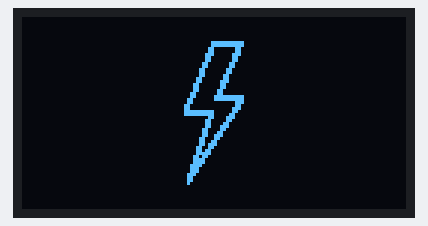
Recording of a sketch running on a simulated Arduino Uno, built with avr-gcc and run on an emulated ATmega328P. On the bench: 128×64 one-colour display.

Above: at 1.07 s.

The sketch:

lightning_bolt_amnimation.ino
```cpp
#include <Adafruit_GFX.h>
#include <Adafruit_SSD1306.h>

#define SCREEN_I2C_ADDR 0x3D // or 0x3C
#define SCREEN_WIDTH 128     // OLED display width, in pixels
#define SCREEN_HEIGHT 64     // OLED display height, in pixels
#define OLED_RST_PIN -1      // Reset pin (-1 if not available)

Adafruit_SSD1306 display(128, 64, &Wire, OLED_RST_PIN);

// OLED Animation: lightning bolt weather
// Code auto-generated by https://wokwi.com/animator, graphics by icons8.com

#define FRAME_DELAY (42)
#define FRAME_WIDTH (48)
#define FRAME_HEIGHT (48)
#define FRAME_COUNT (sizeof(frames) / sizeof(frames[0]))
const byte PROGMEM frames[][288] = {
  {0,0,1,255,192,0,0,0,1,255,192,0,0,0,0,0,0,0,0,0,0,0,0,0,0,0,0,0,0,0,0,0,0,0,0,0,0,0,0,0,0,0,0,0,0,0,0,0,0,0,0,0,0,0,0,0,0,0,0,0,0,0,0,0,0,0,0,0,0,0,0,0,0,0,0,0,0,0,0,0,0,0,0,0,0,0,0,0,0,0,0,0,0,0,0,0,0,0,0,0,0,0,0,0,0,0,0,0,0,0,0,0,0,0,0,0,0,0,0,0,0,0,0,0,0,0,0,0,0,0,0,0,0,0,0,0,0,0,0,0,0,0,0,0,0,0,0,0,0,0,0,0,0,0,0,0,0,0,0,0,0,0,0,0,0,0,0,0,0,0,0,0,0,0,0,0,0,0,0,0,0,0,0,0,0,0,0,0,0,0,0,0,0,0,0,0,0,0,0,0,0,0,0,0,0,0,0,0,0,0,0,0,0,0,0,0,0,0,0,0,0,0,0,0,0,0,0,0,0,0,0,0,0,0,0,0,0,0,0,0,0,0,0,0,0,0,0,0,0,0,0,0,0,0,0,0,0,0,0,0,0,0,0,0,0,0,0,0,0,0,0,0,0,0,0,0,0,0,0,0,0,0,0,0,0,0,0,0},
  {0,0,1,255,192,0,0,0,1,255,192,0,0,0,0,0,0,0,0,0,0,0,0,0,0,0,0,0,0,0,0,0,0,0,0,0,0,0,0,0,0,0,0,0,0,0,0,0,0,0,0,0,0,0,0,0,0,0,0,0,0,0,0,0,0,0,0,0,0,0,0,0,0,0,0,0,0,0,0,0,0,0,0,0,0,0,0,0,0,0,0,0,0,0,0,0,0,0,0,0,0,0,0,0,0,0,0,0,0,0,0,0,0,0,0,0,0,0,0,0,0,0,0,0,0,0,0,0,0,0,0,0,0,0,0,0,0,0,0,0,0,0,0,0,0,0,0,0,0,0,0,0,0,0,0,0,0,0,0,0,0,0,0,0,0,0,0,0,0,0,0,0,0,0,0,0,0,0,0,0,0,0,0,0,0,0,0,0,0,0,0,0,0,0,0,0,0,0,0,0,0,0,0,0,0,0,0,0,0,0,0,0,0,0,0,0,0,0,0,0,0,0,0,0,0,0,0,0,0,0,0,0,0,0,0,0,0,0,0,0,0,0,0,0,0,0,0,0,0,0,0,0,0,0,0,0,0,0,0,0,0,0,0,0,0,0,0,0,0,0,0,0,0,0,0,0,0,0,0,0,0,0,0,0,0,0,0,0},
  {0,0,1,255,192,0,0,0,1,255,192,0,0,0,0,0,0,0,0,0,0,0,0,0,0,0,0,0,0,0,0,0,0,0,0,0,0,0,0,0,0,0,0,0,0,0,0,0,0,0,0,0,0,0,0,0,0,0,0,0,0,0,0,0,0,0,0,0,0,0,0,0,0,0,0,0,0,0,0,0,0,0,0,0,0,0,0,0,0,0,0,0,0,0,0,0,0,0,0,0,0,0,0,0,0,0,0,0,0,0,0,0,0,0,0,0,0,0,0,0,0,0,0,0,0,0,0,0,0,0,0,0,0,0,0,0,0,0,0,0,0,0,0,0,0,0,0,0,0,0,0,0,0,0,0,0,0,0,0,0,0,0,0,0,0,0,0,0,0,0,0,0,0,0,0,0,0,0,0,0,0,0,0,0,0,0,0,0,0,0,0,0,0,0,0,0,0,0,0,0,0,0,0,0,0,0,0,0,0,0,0,0,0,0,0,0,0,0,0,0,0,0,0,0,0,0,0,0,0,0,0,0,0,0,0,0,0,0,0,0,0,0,0,0,0,0,0,0,0,0,0,0,0,0,0,0,0,0,0,0,0,0,0,0,0,0,0,0,0,0,0,0,0,0,0,0,0,0,0,0,0,0,0,0,0,0,0,0},
  {0,0,0,0,0,0,0,0,0,60,0,0,0,0,0,63,240,0,0,0,0,56,240,0,0,0,0,24,96,0,0,0,0,24,224,0,0,0,0,12,192,0,0,0,0,15,128,0,0,0,0,7,128,0,0,0,0,3,0,0,0,0,0,1,0,0,0,0,0,0,0,0,0,0,0,0,0,0,0,0,0,0,0,0,0,0,0,0,0,0,0,0,0,0,0,0,0,0,0,0,0,0,0,0,0,0,0,0,0,0,0,0,0,0,0,0,0,0,0,0,0,0,0,0,0,0,0,0,0,0,0,0,0,0,0,0,0,0,0,0,0,0,0,0,0,0,0,0,0,0,0,0,0,0,0,0,0,0,0,0,0,0,0,0,0,0,0,0,0,0,0,0,0,0,0,0,0,0,0,0,0,0,0,0,0,0,0,0,0,0,0,0,0,0,0,0,0,0,0,0,0,0,0,0,0,0,0,0,0,0,0,0,0,0,0,0,0,0,0,0,0,0,0,0,0,0,0,0,0,0,0,0,0,0,0,0,0,0,0,0,0,0,0,0,0,0,0,0,0,0,0,0,0,0,0,0,0,0,0,0,0,0,0,0,0,0,0,0,0,0,0,0,0,0,0,0,0,0,0,0,0,0,0,0,0,0,0,0},
  {0,0,0,0,0,0,0,0,0,0,0,0,0,0,0,0,0,0,0,0,0,15,128,0,0,0,0,15,252,0,0,0,0,12,28,0,0,0,0,8,24,0,0,0,0,8,48,0,0,0,0,8,112,0,0,0,0,8,96,0,0,0,0,24,192,0,0,0,0,25,192,0,0,0,0,25,128,0,0,0,0,27,0,0,0,0,0,27,0,0,0,0,0,30,0,0,0,0,0,28,0,0,0,0,0,28,0,0,0,0,0,24,0,0,0,0,0,16,0,0,0,0,0,0,0,0,0,0,0,0,0,0,0,0,0,0,0,0,0,0,0,0,0,0,0,0,0,0,0,0,0,0,0,0,0,0,0,0,0,0,0,0,0,0,0,0,0,0,0,0,0,0,0,0,0,0,0,0,0,0,0,0,0,0,0,0,0,0,0,0,0,0,0,0,0,0,0,0,0,0,0,0,0,0,0,0,0,0,0,0,0,0,0,0,0,0,0,0,0,0,0,0,0,0,0,0,0,0,0,0,0,0,0,0,0,0,0,0,0,0,0,0,0,0,0,0,0,0,0,0,0,0,0,0,0,0,0,0,0,0,0,0,0,0,0,0,0,0,0,0,0,0,0,0,0,0,0,0,0,0,0,0,0,0,0,0,0,0},
  {0,0,0,0,0,0,0,0,0,0,0,0,0,0,0,255,128,0,0,0,1,255,128,0,0,0,1,129,128,0,0,0,3,3,0,0,0,0,3,3,0,0,0,0,3,2,0,0,0,0,6,6,0,0,0,0,6,6,0,0,0,0,6,4,0,0,0,0,12,12,0,0,0,0,12,12,0,0,0,0,12,8,0,0,0,0,8,24,0,0,0,0,24,24,0,0,0,0,24,16,0,0,0,0,16,48,0,0,0,0,48,55,224,0,0,0,48,63,224,0,0,0,32,0,192,0,0,0,96,0,192,0,0,0,96,1,128,0,0,0,99,129,128,0,0,0,255,195,0,0,0,0,112,195,0,0,0,0,0,134,0,0,0,0,1,134,0,0,0,0,1,140,0,0,0,0,1,140,0,0,0,0,1,24,0,0,0,0,3,16,0,0,0,0,3,48,0,0,0,0,3,96,0,0,0,0,2,96,0,0,0,0,6,192,0,0,0,0,6,192,0,0,0,0,7,128,0,0,0,0,7,128,0,0,0,0,15,0,0,0,0,0,15,0,0,0,0,0,14,0,0,0,0,0,14,0,0,0,0,0,28,0,0,0,0,0,24,0,0,0,0,0,24,0,0,0,0,0,0,0,0,0,0,0,0,0,0,0},
  {0,0,0,0,0,0,0,0,0,15,0,0,0,0,1,255,128,0,0,0,3,255,0,0,0,0,3,3,0,0,0,0,2,3,0,0,0,0,6,6,0,0,0,0,6,6,0,0,0,0,12,4,0,0,0,0,12,12,0,0,0,0,12,12,0,0,0,0,24,24,0,0,0,0,24,24,0,0,0,0,24,16,0,0,0,0,48,48,0,0,0,0,48,48,0,0,0,0,96,96,0,0,0,0,96,96,0,0,0,0,96,127,192,0,0,0,192,255,192,0,0,0,192,1,128,0,0,0,192,1,128,0,0,1,128,3,0,0,0,1,255,3,0,0,0,1,255,6,0,0,0,0,3,12,0,0,0,0,3,12,0,0,0,0,3,24,0,0,0,0,6,24,0,0,0,0,6,48,0,0,0,0,6,96,0,0,0,0,4,96,0,0,0,0,12,192,0,0,0,0,12,192,0,0,0,0,13,128,0,0,0,0,27,128,0,0,0,0,27,0,0,0,0,0,30,0,0,0,0,0,30,0,0,0,0,0,60,0,0,0,0,0,60,0,0,0,0,0,56,0,0,0,0,0,112,0,0,0,0,0,112,0,0,0,0,0,96,0,0,0,0,0,96,0,0,0,0,0,64,0,0,0,0,0,0,0,0,0},
  {0,0,0,0,0,0,0,0,1,255,0,0,0,0,3,255,0,0,0,0,3,3,0,0,0,0,6,3,0,0,0,0,6,6,0,0,0,0,12,6,0,0,0,0,12,12,0,0,0,0,24,12,0,0,0,0,24,24,0,0,0,0,24,24,0,0,0,0,48,16,0,0,0,0,48,48,0,0,0,0,96,48,0,0,0,0,96,96,0,0,0,0,64,96,0,0,0,0,192,192,0,0,0,0,192,192,0,0,0,1,129,255,0,0,0,1,129,255,128,0,0,1,0,255,128,0,0,3,0,3,0,0,0,3,0,6,0,0,0,7,254,14,0,0,0,7,254,12,0,0,0,0,6,24,0,0,0,0,12,56,0,0,0,0,12,48,0,0,0,0,12,96,0,0,0,0,24,224,0,0,0,0,24,192,0,0,0,0,25,128,0,0,0,0,51,128,0,0,0,0,51,0,0,0,0,0,54,0,0,0,0,0,102,0,0,0,0,0,108,0,0,0,0,0,120,0,0,0,0,0,248,0,0,0,0,0,240,0,0,0,0,0,224,0,0,0,0,1,224,0,0,0,0,1,192,0,0,0,0,1,128,0,0,0,0,3,128,0,0,0,0,3,0,0,0,0,0,0,0,0,0,0,0,0,0,0,0,0},
  {0,0,0,0,0,0,0,0,0,255,192,0,0,0,1,255,192,0,0,0,1,129,128,0,0,0,3,1,128,0,0,0,3,1,128,0,0,0,3,3,0,0,0,0,6,3,0,0,0,0,6,6,0,0,0,0,12,6,0,0,0,0,12,12,0,0,0,0,8,12,0,0,0,0,24,24,0,0,0,0,24,24,0,0,0,0,48,24,0,0,0,0,48,48,0,0,0,0,96,48,0,0,0,0,96,96,0,0,0,0,96,127,128,0,0,0,192,127,224,0,0,0,192,0,192,0,0,1,128,1,128,0,0,1,128,1,128,0,0,1,255,3,0,0,0,1,255,6,0,0,0,0,3,6,0,0,0,0,3,12,0,0,0,0,6,24,0,0,0,0,6,24,0,0,0,0,6,48,0,0,0,0,12,112,0,0,0,0,12,96,0,0,0,0,12,192,0,0,0,0,25,192,0,0,0,0,25,128,0,0,0,0,27,0,0,0,0,0,55,0,0,0,0,0,54,0,0,0,0,0,60,0,0,0,0,0,124,0,0,0,0,0,120,0,0,0,0,0,112,0,0,0,0,0,240,0,0,0,0,0,224,0,0,0,0,0,192,0,0,0,0,1,192,0,0,0,0,1,128,0,0,0,0,0,0,0,0,0},
  {0,0,0,0,0,0,0,0,0,127,240,0,0,0,0,127,224,0,0,0,0,192,96,0,0,0,0,192,224,0,0,0,1,128,192,0,0,0,1,128,192,0,0,0,3,1,128,0,0,0,3,1,128,0,0,0,3,3,0,0,0,0,6,3,0,0,0,0,6,6,0,0,0,0,12,6,0,0,0,0,12,12,0,0,0,0,12,12,0,0,0,0,24,12,0,0,0,0,24,24,0,0,0,0,48,24,0,0,0,0,48,63,224,0,0,0,96,63,240,0,0,0,96,0,112,0,0,0,96,0,96,0,0,0,192,0,192,0,0,0,255,193,192,0,0,0,255,193,128,0,0,0,0,131,0,0,0,0,1,135,0,0,0,0,1,134,0,0,0,0,1,12,0,0,0,0,3,28,0,0,0,0,3,24,0,0,0,0,2,48,0,0,0,0,6,112,0,0,0,0,6,96,0,0,0,0,12,192,0,0,0,0,13,192,0,0,0,0,13,128,0,0,0,0,27,0,0,0,0,0,31,0,0,0,0,0,30,0,0,0,0,0,62,0,0,0,0,0,60,0,0,0,0,0,56,0,0,0,0,0,120,0,0,0,0,0,112,0,0,0,0,0,96,0,0,0,0,0,96,0,0,0,0,0,0,0,0,0},
  {0,0,0,127,192,0,0,0,0,255,224,0,0,0,1,192,192,0,0,0,1,128,192,0,0,0,1,128,192,0,0,0,3,1,128,0,0,0,3,1,128,0,0,0,6,3,0,0,0,0,6,3,0,0,0,0,6,6,0,0,0,0,12,6,0,0,0,0,12,12,0,0,0,0,24,12,0,0,0,0,24,12,0,0,0,0,48,24,0,0,0,0,48,24,0,0,0,0,48,48,0,0,0,0,96,48,0,0,0,0,96,127,224,0,0,0,192,127,224,0,0,0,192,0,224,0,0,0,192,0,192,0,0,1,128,1,128,0,0,1,255,129,128,0,0,1,255,131,0,0,0,0,1,6,0,0,0,0,3,6,0,0,0,0,3,12,0,0,0,0,2,24,0,0,0,0,6,24,0,0,0,0,6,48,0,0,0,0,4,112,0,0,0,0,12,96,0,0,0,0,12,192,0,0,0,0,9,192,0,0,0,0,25,128,0,0,0,0,27,0,0,0,0,0,23,0,0,0,0,0,54,0,0,0,0,0,60,0,0,0,0,0,60,0,0,0,0,0,120,0,0,0,0,0,112,0,0,0,0,0,112,0,0,0,0,0,224,0,0,0,0,0,192,0,0,0,0,0,192,0,0,0,0,0,128,0,0,0},
  {0,0,1,255,192,0,0,0,1,255,192,0,0,0,3,1,128,0,0,0,3,1,128,0,0,0,7,3,128,0,0,0,6,3,0,0,0,0,6,3,0,0,0,0,12,6,0,0,0,0,12,6,0,0,0,0,24,12,0,0,0,0,24,12,0,0,0,0,24,24,0,0,0,0,48,24,0,0,0,0,48,56,0,0,0,0,96,48,0,0,0,0,96,48,0,0,0,0,96,96,0,0,0,0,192,96,0,0,0,0,192,255,192,0,0,1,128,255,192,0,0,1,128,1,192,0,0,3,0,1,128,0,0,3,0,3,128,0,0,3,255,3,0,0,0,3,255,6,0,0,0,0,3,14,0,0,0,0,6,12,0,0,0,0,6,24,0,0,0,0,6,56,0,0,0,0,12,48,0,0,0,0,12,96,0,0,0,0,12,224,0,0,0,0,24,192,0,0,0,0,25,128,0,0,0,0,27,128,0,0,0,0,51,0,0,0,0,0,54,0,0,0,0,0,62,0,0,0,0,0,108,0,0,0,0,0,120,0,0,0,0,0,120,0,0,0,0,0,240,0,0,0,0,0,224,0,0,0,0,0,224,0,0,0,0,1,192,0,0,0,0,1,128,0,0,0,0,1,128,0,0,0,0,1,0,0,0,0},
  {0,0,1,255,192,0,0,0,1,255,192,0,0,0,3,1,128,0,0,0,3,1,128,0,0,0,7,3,128,0,0,0,6,3,0,0,0,0,6,3,0,0,0,0,12,6,0,0,0,0,12,6,0,0,0,0,24,12,0,0,0,0,24,12,0,0,0,0,24,24,0,0,0,0,48,24,0,0,0,0,48,56,0,0,0,0,96,48,0,0,0,0,96,48,0,0,0,0,96,96,0,0,0,0,192,96,0,0,0,0,192,255,192,0,0,1,128,255,192,0,0,1,128,1,192,0,0,3,0,1,128,0,0,3,0,3,128,0,0,3,255,3,0,0,0,3,255,6,0,0,0,0,3,14,0,0,0,0,6,12,0,0,0,0,6,24,0,0,0,0,6,56,0,0,0,0,12,48,0,0,0,0,12,96,0,0,0,0,12,224,0,0,0,0,24,192,0,0,0,0,25,128,0,0,0,0,27,128,0,0,0,0,51,0,0,0,0,0,54,0,0,0,0,0,62,0,0,0,0,0,108,0,0,0,0,0,120,0,0,0,0,0,120,0,0,0,0,0,240,0,0,0,0,0,224,0,0,0,0,0,224,0,0,0,0,1,192,0,0,0,0,1,128,0,0,0,0,1,128,0,0,0,0,1,0,0,0,0},
  {0,0,1,255,192,0,0,0,1,255,192,0,0,0,3,1,128,0,0,0,3,1,128,0,0,0,7,3,128,0,0,0,6,3,0,0,0,0,6,3,0,0,0,0,12,6,0,0,0,0,12,6,0,0,0,0,24,12,0,0,0,0,24,12,0,0,0,0,24,24,0,0,0,0,48,24,0,0,0,0,48,56,0,0,0,0,96,48,0,0,0,0,96,48,0,0,0,0,96,96,0,0,0,0,192,96,0,0,0,0,192,255,192,0,0,1,128,255,192,0,0,1,128,1,192,0,0,3,0,1,128,0,0,3,0,3,128,0,0,3,255,3,0,0,0,3,255,6,0,0,0,0,3,14,0,0,0,0,6,12,0,0,0,0,6,24,0,0,0,0,6,56,0,0,0,0,12,48,0,0,0,0,12,96,0,0,0,0,12,224,0,0,0,0,24,192,0,0,0,0,25,128,0,0,0,0,27,128,0,0,0,0,51,0,0,0,0,0,54,0,0,0,0,0,62,0,0,0,0,0,108,0,0,0,0,0,120,0,0,0,0,0,120,0,0,0,0,0,240,0,0,0,0,0,224,0,0,0,0,0,224,0,0,0,0,1,192,0,0,0,0,1,128,0,0,0,0,1,128,0,0,0,0,1,0,0,0,0},
  {0,0,1,255,192,0,0,0,1,255,192,0,0,0,3,1,128,0,0,0,3,1,128,0,0,0,7,3,128,0,0,0,6,3,0,0,0,0,6,3,0,0,0,0,12,6,0,0,0,0,12,6,0,0,0,0,24,12,0,0,0,0,24,12,0,0,0,0,24,24,0,0,0,0,48,24,0,0,0,0,48,56,0,0,0,0,96,48,0,0,0,0,96,48,0,0,0,0,96,96,0,0,0,0,192,96,0,0,0,0,192,255,192,0,0,1,128,255,192,0,0,1,128,1,192,0,0,3,0,1,128,0,0,3,0,3,128,0,0,3,255,3,0,0,0,3,255,6,0,0,0,0,3,14,0,0,0,0,6,12,0,0,0,0,6,24,0,0,0,0,6,56,0,0,0,0,12,48,0,0,0,0,12,96,0,0,0,0,12,224,0,0,0,0,24,192,0,0,0,0,25,128,0,0,0,0,27,128,0,0,0,0,51,0,0,0,0,0,54,0,0,0,0,0,62,0,0,0,0,0,108,0,0,0,0,0,120,0,0,0,0,0,120,0,0,0,0,0,240,0,0,0,0,0,224,0,0,0,0,0,224,0,0,0,0,1,192,0,0,0,0,1,128,0,0,0,0,1,128,0,0,0,0,1,0,0,0,0},
  {0,0,1,255,192,0,0,0,1,255,192,0,0,0,3,1,128,0,0,0,3,1,128,0,0,0,7,3,128,0,0,0,6,3,0,0,0,0,6,3,0,0,0,0,12,6,0,0,0,0,12,6,0,0,0,0,24,12,0,0,0,0,24,12,0,0,0,0,24,24,0,0,0,0,48,24,0,0,0,0,48,56,0,0,0,0,96,48,0,0,0,0,96,48,0,0,0,0,96,96,0,0,0,0,192,96,0,0,0,0,192,255,192,0,0,1,128,255,192,0,0,1,128,1,192,0,0,3,0,1,128,0,0,3,0,3,128,0,0,3,255,3,0,0,0,3,255,6,0,0,0,0,3,14,0,0,0,0,6,12,0,0,0,0,6,24,0,0,0,0,6,56,0,0,0,0,12,48,0,0,0,0,12,96,0,0,0,0,12,224,0,0,0,0,24,192,0,0,0,0,25,128,0,0,0,0,27,128,0,0,0,0,51,0,0,0,0,0,54,0,0,0,0,0,62,0,0,0,0,0,108,0,0,0,0,0,120,0,0,0,0,0,120,0,0,0,0,0,240,0,0,0,0,0,224,0,0,0,0,0,224,0,0,0,0,1,192,0,0,0,0,1,128,0,0,0,0,1,128,0,0,0,0,1,0,0,0,0},
  {0,0,1,255,192,0,0,0,1,255,192,0,0,0,3,1,128,0,0,0,3,1,128,0,0,0,7,3,128,0,0,0,6,3,0,0,0,0,6,3,0,0,0,0,12,6,0,0,0,0,12,6,0,0,0,0,24,12,0,0,0,0,24,12,0,0,0,0,24,24,0,0,0,0,48,24,0,0,0,0,48,56,0,0,0,0,96,48,0,0,0,0,96,48,0,0,0,0,96,96,0,0,0,0,192,96,0,0,0,0,192,255,192,0,0,1,128,255,192,0,0,1,128,1,192,0,0,3,0,1,128,0,0,3,0,3,128,0,0,3,255,3,0,0,0,3,255,6,0,0,0,0,3,14,0,0,0,0,6,12,0,0,0,0,6,24,0,0,0,0,6,56,0,0,0,0,12,48,0,0,0,0,12,96,0,0,0,0,12,224,0,0,0,0,24,192,0,0,0,0,25,128,0,0,0,0,27,128,0,0,0,0,51,0,0,0,0,0,54,0,0,0,0,0,62,0,0,0,0,0,108,0,0,0,0,0,120,0,0,0,0,0,120,0,0,0,0,0,240,0,0,0,0,0,224,0,0,0,0,0,224,0,0,0,0,1,192,0,0,0,0,1,128,0,0,0,0,1,128,0,0,0,0,1,0,0,0,0},
  {0,0,1,255,192,0,0,0,1,255,192,0,0,0,3,1,128,0,0,0,3,1,128,0,0,0,7,3,128,0,0,0,6,3,0,0,0,0,6,3,0,0,0,0,12,6,0,0,0,0,12,6,0,0,0,0,24,12,0,0,0,0,24,12,0,0,0,0,24,24,0,0,0,0,48,24,0,0,0,0,48,56,0,0,0,0,96,48,0,0,0,0,96,48,0,0,0,0,96,96,0,0,0,0,192,96,0,0,0,0,192,255,192,0,0,1,128,255,192,0,0,1,128,1,192,0,0,3,0,1,128,0,0,3,0,3,128,0,0,3,255,3,0,0,0,3,255,6,0,0,0,0,3,14,0,0,0,0,6,12,0,0,0,0,6,24,0,0,0,0,6,56,0,0,0,0,12,48,0,0,0,0,12,96,0,0,0,0,12,224,0,0,0,0,24,192,0,0,0,0,25,128,0,0,0,0,27,128,0,0,0,0,51,0,0,0,0,0,54,0,0,0,0,0,62,0,0,0,0,0,108,0,0,0,0,0,120,0,0,0,0,0,120,0,0,0,0,0,240,0,0,0,0,0,224,0,0,0,0,0,224,0,0,0,0,1,192,0,0,0,0,1,128,0,0,0,0,1,128,0,0,0,0,1,0,0,0,0},
  {0,0,0,255,128,0,0,0,1,255,192,0,0,0,1,129,192,0,0,0,3,1,128,0,0,0,3,1,128,0,0,0,6,3,0,0,0,0,6,3,0,0,0,0,12,6,0,0,0,0,12,6,0,0,0,0,12,12,0,0,0,0,24,12,0,0,0,0,24,24,0,0,0,0,48,24,0,0,0,0,48,24,0,0,0,0,48,48,0,0,0,0,96,48,0,0,0,0,96,96,0,0,0,0,192,96,0,0,0,0,192,255,192,0,0,1,128,255,192,0,0,1,128,1,192,0,0,1,128,1,128,0,0,3,0,3,0,0,0,3,255,3,0,0,0,3,255,6,0,0,0,0,3,12,0,0,0,0,6,12,0,0,0,0,6,24,0,0,0,0,6,56,0,0,0,0,12,48,0,0,0,0,12,96,0,0,0,0,12,224,0,0,0,0,24,192,0,0,0,0,25,128,0,0,0,0,27,128,0,0,0,0,51,0,0,0,0,0,54,0,0,0,0,0,62,0,0,0,0,0,108,0,0,0,0,0,120,0,0,0,0,0,120,0,0,0,0,0,240,0,0,0,0,0,224,0,0,0,0,0,224,0,0,0,0,1,192,0,0,0,0,1,128,0,0,0,0,1,128,0,0,0,0,1,0,0,0,0},
  {0,0,0,0,0,0,0,0,1,255,192,0,0,0,1,255,128,0,0,0,3,1,128,0,0,0,3,1,128,0,0,0,6,3,0,0,0,0,6,3,0,0,0,0,6,6,0,0,0,0,12,6,0,0,0,0,12,12,0,0,0,0,24,12,0,0,0,0,24,24,0,0,0,0,48,24,0,0,0,0,48,24,0,0,0,0,48,48,0,0,0,0,96,48,0,0,0,0,96,96,0,0,0,0,192,96,0,0,0,0,192,255,128,0,0,0,192,255,192,0,0,1,128,1,192,0,0,1,128,1,128,0,0,3,0,3,0,0,0,3,255,7,0,0,0,3,255,6,0,0,0,0,3,12,0,0,0,0,6,28,0,0,0,0,6,24,0,0,0,0,6,48,0,0,0,0,12,112,0,0,0,0,12,96,0,0,0,0,12,192,0,0,0,0,24,192,0,0,0,0,25,128,0,0,0,0,27,128,0,0,0,0,51,0,0,0,0,0,54,0,0,0,0,0,62,0,0,0,0,0,124,0,0,0,0,0,120,0,0,0,0,0,120,0,0,0,0,0,240,0,0,0,0,0,224,0,0,0,0,0,224,0,0,0,0,1,192,0,0,0,0,1,128,0,0,0,0,1,128,0,0,0,0,0,0,0,0,0},
  {0,0,0,0,0,0,0,0,1,255,128,0,0,0,1,255,128,0,0,0,3,1,128,0,0,0,3,1,128,0,0,0,2,3,0,0,0,0,6,3,0,0,0,0,6,6,0,0,0,0,12,6,0,0,0,0,12,12,0,0,0,0,24,12,0,0,0,0,24,24,0,0,0,0,24,24,0,0,0,0,48,24,0,0,0,0,48,48,0,0,0,0,96,48,0,0,0,0,96,96,0,0,0,0,64,96,0,0,0,0,192,255,128,0,0,0,192,255,192,0,0,1,128,1,192,0,0,1,128,1,128,0,0,3,0,3,0,0,0,3,255,7,0,0,0,3,255,6,0,0,0,0,3,12,0,0,0,0,6,28,0,0,0,0,6,24,0,0,0,0,6,48,0,0,0,0,12,48,0,0,0,0,12,96,0,0,0,0,12,192,0,0,0,0,24,192,0,0,0,0,25,128,0,0,0,0,27,0,0,0,0,0,51,0,0,0,0,0,54,0,0,0,0,0,60,0,0,0,0,0,124,0,0,0,0,0,120,0,0,0,0,0,112,0,0,0,0,0,240,0,0,0,0,0,224,0,0,0,0,0,192,0,0,0,0,1,192,0,0,0,0,1,128,0,0,0,0,1,0,0,0,0,0,0,0,0,0,0},
  {0,0,0,0,0,0,0,0,0,255,128,0,0,0,1,255,128,0,0,0,1,129,128,0,0,0,3,1,128,0,0,0,3,3,0,0,0,0,6,3,0,0,0,0,6,6,0,0,0,0,12,6,0,0,0,0,12,12,0,0,0,0,12,12,0,0,0,0,24,24,0,0,0,0,24,24,0,0,0,0,48,24,0,0,0,0,48,48,0,0,0,0,32,48,0,0,0,0,96,96,0,0,0,0,96,96,0,0,0,0,192,255,128,0,0,0,192,255,192,0,0,1,128,127,128,0,0,1,128,1,128,0,0,1,128,3,0,0,0,3,255,7,0,0,0,3,255,6,0,0,0,0,3,12,0,0,0,0,6,28,0,0,0,0,6,24,0,0,0,0,6,48,0,0,0,0,12,112,0,0,0,0,12,96,0,0,0,0,12,192,0,0,0,0,25,192,0,0,0,0,25,128,0,0,0,0,27,0,0,0,0,0,55,0,0,0,0,0,54,0,0,0,0,0,60,0,0,0,0,0,124,0,0,0,0,0,120,0,0,0,0,0,112,0,0,0,0,0,240,0,0,0,0,0,224,0,0,0,0,0,192,0,0,0,0,1,192,0,0,0,0,1,128,0,0,0,0,1,0,0,0,0,0,0,0,0,0,0},
  {0,0,0,0,0,0,0,0,0,31,0,0,0,0,3,255,0,0,0,0,3,255,0,0,0,0,6,3,0,0,0,0,6,6,0,0,0,0,6,6,0,0,0,0,12,4,0,0,0,0,12,12,0,0,0,0,12,12,0,0,0,0,24,24,0,0,0,0,24,24,0,0,0,0,48,16,0,0,0,0,48,48,0,0,0,0,48,48,0,0,0,0,96,96,0,0,0,0,96,96,0,0,0,0,96,64,0,0,0,0,192,255,128,0,0,0,192,255,128,0,0,0,128,1,128,0,0,1,128,3,0,0,0,1,128,3,0,0,0,3,255,6,0,0,0,3,255,6,0,0,0,0,3,12,0,0,0,0,6,24,0,0,0,0,6,24,0,0,0,0,6,48,0,0,0,0,4,48,0,0,0,0,12,96,0,0,0,0,12,192,0,0,0,0,12,192,0,0,0,0,25,128,0,0,0,0,25,128,0,0,0,0,27,0,0,0,0,0,22,0,0,0,0,0,54,0,0,0,0,0,60,0,0,0,0,0,60,0,0,0,0,0,120,0,0,0,0,0,112,0,0,0,0,0,112,0,0,0,0,0,96,0,0,0,0,0,224,0,0,0,0,0,192,0,0,0,0,0,0,0,0,0,0,0,0,0,0,0},
  {0,0,0,0,0,0,0,0,0,0,0,0,0,0,3,254,0,0,0,0,7,254,0,0,0,0,6,6,0,0,0,0,12,12,0,0,0,0,12,12,0,0,0,0,12,12,0,0,0,0,8,24,0,0,0,0,24,24,0,0,0,0,24,24,0,0,0,0,16,48,0,0,0,0,48,48,0,0,0,0,48,32,0,0,0,0,32,96,0,0,0,0,96,96,0,0,0,0,96,64,0,0,0,0,64,192,0,0,0,0,192,223,128,0,0,0,192,255,128,0,0,0,192,1,0,0,0,1,128,3,0,0,0,1,128,6,0,0,0,1,143,6,0,0,0,3,255,12,0,0,0,1,195,12,0,0,0,0,2,24,0,0,0,0,6,24,0,0,0,0,6,48,0,0,0,0,6,48,0,0,0,0,4,96,0,0,0,0,12,96,0,0,0,0,12,192,0,0,0,0,12,128,0,0,0,0,13,128,0,0,0,0,27,0,0,0,0,0,27,0,0,0,0,0,30,0,0,0,0,0,30,0,0,0,0,0,28,0,0,0,0,0,60,0,0,0,0,0,56,0,0,0,0,0,56,0,0,0,0,0,48,0,0,0,0,0,112,0,0,0,0,0,96,0,0,0,0,0,0,0,0,0,0,0,0,0,0,0},
  {0,0,0,0,0,0,0,0,0,0,0,0,0,0,0,0,0,0,0,0,0,31,0,0,0,0,0,31,240,0,0,0,0,16,48,0,0,0,0,48,48,0,0,0,0,48,96,0,0,0,0,48,192,0,0,0,0,48,192,0,0,0,0,49,128,0,0,0,0,51,0,0,0,0,0,51,0,0,0,0,0,54,0,0,0,0,0,60,0,0,0,0,0,60,0,0,0,0,0,56,0,0,0,0,0,48,0,0,0,0,0,48,0,0,0,0,0,32,0,0,0,0,0,0,0,0,0,0,0,0,0,0,0,0,0,0,0,0,0,0,0,0,0,0,0,0,0,0,0,0,0,0,0,0,0,0,0,0,0,0,0,0,0,0,0,0,0,0,0,0,0,0,0,0,0,0,0,0,0,0,0,0,0,0,0,0,0,0,0,0,0,0,0,0,0,0,0,0,0,0,0,0,0,0,0,0,0,0,0,0,0,0,0,0,0,0,0,0,0,0,0,0,0,0,0,0,0,0,0,0,0,0,0,0,0,0,0,0,0,0,0,0,0,0,0,0,0,0,0,0,0,0,0,0,0,0,0,0,0,0,0,0,0,0,0,0,0,0,0,0,0,0,0,0,0,0,0,0,0,0,0,0,0,0,0,0,0,0},
  {0,0,0,0,0,0,0,0,0,120,0,0,0,0,0,127,224,0,0,0,0,48,224,0,0,0,0,48,224,0,0,0,0,24,192,0,0,0,0,25,128,0,0,0,0,13,128,0,0,0,0,15,0,0,0,0,0,7,0,0,0,0,0,2,0,0,0,0,0,0,0,0,0,0,0,0,0,0,0,0,0,0,0,0,0,0,0,0,0,0,0,0,0,0,0,0,0,0,0,0,0,0,0,0,0,0,0,0,0,0,0,0,0,0,0,0,0,0,0,0,0,0,0,0,0,0,0,0,0,0,0,0,0,0,0,0,0,0,0,0,0,0,0,0,0,0,0,0,0,0,0,0,0,0,0,0,0,0,0,0,0,0,0,0,0,0,0,0,0,0,0,0,0,0,0,0,0,0,0,0,0,0,0,0,0,0,0,0,0,0,0,0,0,0,0,0,0,0,0,0,0,0,0,0,0,0,0,0,0,0,0,0,0,0,0,0,0,0,0,0,0,0,0,0,0,0,0,0,0,0,0,0,0,0,0,0,0,0,0,0,0,0,0,0,0,0,0,0,0,0,0,0,0,0,0,0,0,0,0,0,0,0,0,0,0,0,0,0,0,0,0,0,0,0,0,0,0,0,0,0,0,0,0,0,0,0,0,0},
  {0,0,1,255,192,0,0,0,1,255,192,0,0,0,0,0,0,0,0,0,0,0,0,0,0,0,0,0,0,0,0,0,0,0,0,0,0,0,0,0,0,0,0,0,0,0,0,0,0,0,0,0,0,0,0,0,0,0,0,0,0,0,0,0,0,0,0,0,0,0,0,0,0,0,0,0,0,0,0,0,0,0,0,0,0,0,0,0,0,0,0,0,0,0,0,0,0,0,0,0,0,0,0,0,0,0,0,0,0,0,0,0,0,0,0,0,0,0,0,0,0,0,0,0,0,0,0,0,0,0,0,0,0,0,0,0,0,0,0,0,0,0,0,0,0,0,0,0,0,0,0,0,0,0,0,0,0,0,0,0,0,0,0,0,0,0,0,0,0,0,0,0,0,0,0,0,0,0,0,0,0,0,0,0,0,0,0,0,0,0,0,0,0,0,0,0,0,0,0,0,0,0,0,0,0,0,0,0,0,0,0,0,0,0,0,0,0,0,0,0,0,0,0,0,0,0,0,0,0,0,0,0,0,0,0,0,0,0,0,0,0,0,0,0,0,0,0,0,0,0,0,0,0,0,0,0,0,0,0,0,0,0,0,0,0,0,0,0,0,0,0,0,0,0,0,0,0,0,0,0,0,0,0,0,0,0,0,0},
  {0,0,1,255,192,0,0,0,1,255,192,0,0,0,0,0,0,0,0,0,0,0,0,0,0,0,0,0,0,0,0,0,0,0,0,0,0,0,0,0,0,0,0,0,0,0,0,0,0,0,0,0,0,0,0,0,0,0,0,0,0,0,0,0,0,0,0,0,0,0,0,0,0,0,0,0,0,0,0,0,0,0,0,0,0,0,0,0,0,0,0,0,0,0,0,0,0,0,0,0,0,0,0,0,0,0,0,0,0,0,0,0,0,0,0,0,0,0,0,0,0,0,0,0,0,0,0,0,0,0,0,0,0,0,0,0,0,0,0,0,0,0,0,0,0,0,0,0,0,0,0,0,0,0,0,0,0,0,0,0,0,0,0,0,0,0,0,0,0,0,0,0,0,0,0,0,0,0,0,0,0,0,0,0,0,0,0,0,0,0,0,0,0,0,0,0,0,0,0,0,0,0,0,0,0,0,0,0,0,0,0,0,0,0,0,0,0,0,0,0,0,0,0,0,0,0,0,0,0,0,0,0,0,0,0,0,0,0,0,0,0,0,0,0,0,0,0,0,0,0,0,0,0,0,0,0,0,0,0,0,0,0,0,0,0,0,0,0,0,0,0,0,0,0,0,0,0,0,0,0,0,0,0,0,0,0,0,0}
};

void setup() {
  display.begin(SSD1306_SWITCHCAPVCC, SCREEN_I2C_ADDR);
}

int frame = 0;
void loop() {
  display.clearDisplay();
  display.drawBitmap(40, 8, frames[frame], FRAME_WIDTH, FRAME_HEIGHT, 1);
  display.display();
  frame = (frame + 1) % FRAME_COUNT;
  delay(FRAME_DELAY);
}
```

Measured:
- by itself, everything shown: repeats every 2.0 s, in 18 steps
- what the display in image 0 shows lasts 0.5 s, from 0.8 s to 1.3 s
